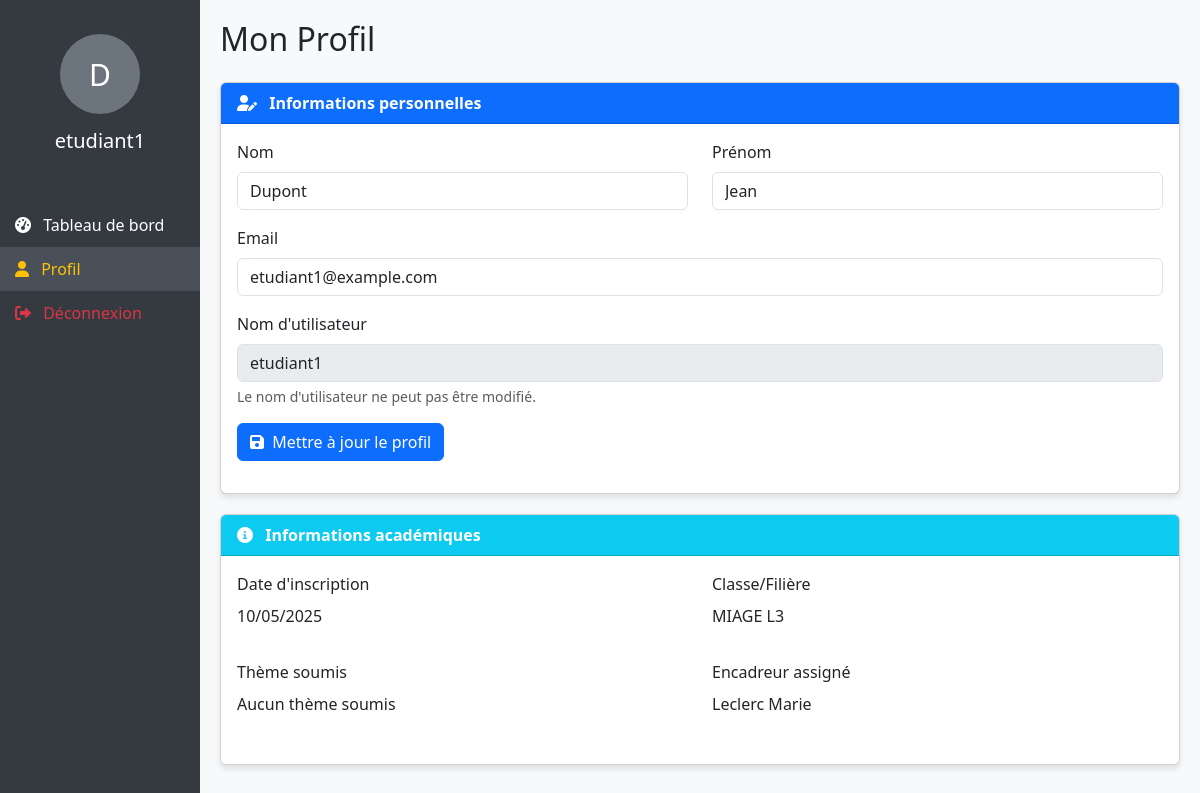
The page /index.php?controller=etudiant&action=profile (signed in) on the database its author committed.
### tables this page shows
CREATE TABLE IF NOT EXISTS etudiants (
  id INT PRIMARY KEY,
  nom VARCHAR(50) NOT NULL,
  prenom VARCHAR(50) NOT NULL,
  email VARCHAR(100) NOT NULL,
  classe VARCHAR(50) DEFAULT NULL,
  theme VARCHAR(255) DEFAULT NULL,
  binome TINYINT(1) DEFAULT 0,
  fichier_pdf VARCHAR(255) DEFAULT NULL,
  form_submitted TINYINT(1) DEFAULT 0,
  date_soumission DATETIME DEFAULT NULL,
  date_modification DATETIME DEFAULT NULL,
  role VARCHAR(20) DEFAULT 'etudiant',
  created_at DATETIME DEFAULT CURRENT_TIMESTAMP,
  FOREIGN KEY (id) REFERENCES users(id) ON DELETE CASCADE
);

CREATE TABLE IF NOT EXISTS users (
  id INT PRIMARY KEY AUTO_INCREMENT,
  username VARCHAR(50) NOT NULL,
  email VARCHAR(100) NOT NULL UNIQUE,
  password VARCHAR(255) NOT NULL,
  role ENUM('admin', 'etudiant', 'encadreur') NOT NULL,
  created_at DATETIME DEFAULT CURRENT_TIMESTAMP
);

CREATE TABLE IF NOT EXISTS encadreurs (
  id INT PRIMARY KEY AUTO_INCREMENT,
  nom VARCHAR(50) NOT NULL,
  prenom VARCHAR(50) NOT NULL,
  email VARCHAR(100) DEFAULT NULL,
  competences VARCHAR(255) DEFAULT NULL,
  mot_de_passe VARCHAR(255) DEFAULT NULL,
  date_creation DATETIME DEFAULT CURRENT_TIMESTAMP
);

### controllers/etudiantController.php (called while the page is built, shortened)
<?php
class EtudiantController {
    public function profile() {
        $etudiantId = $_SESSION['user']['id'];
        $db = Database::getConnection();
        $stmt = $db->prepare("
            SELECT e.*, u.username,
                   enc.nom AS encadreur_nom, enc.prenom AS encadreur_prenom
            FROM etudiants e
            JOIN users u ON e.id = u.id
            LEFT JOIN affectations a ON e.id = a.etudiant_id
            LEFT JOIN encadreurs enc ON a.encadreur_id = enc.id
            WHERE e.id = ?
        ");
        $stmt->execute([$etudiantId]);
        $etudiant = $stmt->fetch(PDO::FETCH_ASSOC);
        include 'views/etudiant/profile.php';
    }
}
?>

### views/etudiant/profile.php (the view, shortened to what this page needs)
<!DOCTYPE html>
<html lang="fr">
<head>
  <link href="https://cdn.jsdelivr.net/npm/bootstrap@5.3.0/dist/css/bootstrap.min.css" rel="stylesheet">
  <link rel="stylesheet" href="https://cdnjs.cloudflare.com/ajax/libs/font-awesome/6.0.0/css/all.min.css">
</head>
<body>
<div class="container-fluid">
  <div class="row">
    <div class="col-md-3 col-lg-2 sidebar p-0">
      <div class="text-center py-4 mb-3">
        <a href="index.php?controller=etudiant&action=profile">
          <div class="avatar"><?= strtoupper(substr($etudiant['nom'] ?? 'E', 0, 1)) ?></div>
          <h5 class="mb-0"><?= htmlspecialchars($etudiant['username'] ?? 'Étudiant') ?></h5>
        </a>
      </div>
      <ul class="nav flex-column">
        <li class="nav-item">
          <a href="index.php?controller=etudiant&action=dashboard" class="nav-link">
            <i class="fas fa-tachometer-alt me-2"></i> Tableau de bord
          </a>
        </li>
        <li class="nav-item">
          <a href="index.php?controller=etudiant&action=profile" class="nav-link active">
            <i class="fas fa-user me-2"></i> Profil
          </a>
        </li>
        <li class="nav-item">
          <a href="index.php?controller=auth&action=logout" class="nav-link text-danger">
            <i class="fas fa-sign-out-alt me-2"></i> Déconnexion
          </a>
        </li>
      </ul>
    </div>
    <div class="col-md-9 col-lg-10 content">
      <h2 class="mb-4">Mon Profil</h2>
      <?php if (isset($etudiant) && is_array($etudiant)): ?>
        <div class="card">
          <div class="card-header bg-primary text-white">
            <i class="fas fa-user-edit me-2"></i> Informations personnelles
          </div>
          <div class="card-body">
            <form method="POST" action="index.php?controller=etudiant&action=updateProfile">
              <div class="row">
                <div class="col-md-6 mb-3">
                  <label for="nom" class="form-label">Nom</label>
                  <input type="text" class="form-control" name="nom" id="nom"
                         value="<?= htmlspecialchars($etudiant['nom'] ?? '') ?>" required>
                </div>
                <div class="col-md-6 mb-3">
                  <label for="prenom" class="form-label">Prénom</label>
                  <input type="text" class="form-control" name="prenom" id="prenom"
                         value="<?= htmlspecialchars($etudiant['prenom'] ?? '') ?>" required>
                </div>
              </div>
              <div class="mb-3">
                <label for="email" class="form-label">Email</label>
                <input type="email" class="form-control" name="email" id="email"
                       value="<?= htmlspecialchars($etudiant['user_email'] ?? $etudiant['email'] ?? '') ?>" required>
              </div>
              <div class="mb-3">
                <label for="username" class="form-label">Nom d'utilisateur</label>
                <input type="text" class="form-control" id="username"
                       value="<?= htmlspecialchars($etudiant['username'] ?? '') ?>" disabled>
                <div class="form-text">Le nom d'utilisateur ne peut pas être modifié.</div>
              </div>
              <div class="mb-3">
                <button type="submit" name="updateProfile" class="btn btn-primary">
                  <i class="fas fa-save me-1"></i> Mettre à jour le profil
                </button>
              </div>
            </form>
          </div>
        </div>
        <div class="card">
          <div class="card-header bg-info text-white">
            <i class="fas fa-info-circle me-2"></i> Informations académiques
          </div>
          <div class="card-body">
            <div class="row">
              <div class="col-md-6 mb-3">
                <label class="form-label">Date d'inscription</label>
                <p class="form-control-static">
                  <?= isset($etudiant['created_at']) ? date('d/m/Y', strtotime($etudiant['created_at'])) : 'Non disponible' ?>
                </p>
              </div>
              <div class="col-md-6 mb-3">
                <label class="form-label">Classe/Filière</label>
                <p class="form-control-static">
                  <?= htmlspecialchars($etudiant['classe'] ?? 'Non spécifiée') ?>
                </p>
              </div>
            </div>
            <div class="row">
              <div class="col-md-6 mb-3">
                <label class="form-label">Thème soumis</label>
                <p class="form-control-static">
                  <?= $etudiant['theme'] ? htmlspecialchars($etudiant['theme']) : 'Aucun thème soumis' ?>
                </p>
              </div>
              <div class="col-md-6 mb-3">
                <label class="form-label">Encadreur assigné</label>
                <p class="form-control-static">
                  <?php if (isset($etudiant['encadreur_nom']) && $etudiant['encadreur_nom']): ?>
                    <?= htmlspecialchars($etudiant['encadreur_nom'] . ' ' . $etudiant['encadreur_prenom']) ?>
                  <?php else: ?>
                    <span class="text-warning">Aucun encadreur assigné</span>
                  <?php endif; ?>
                </p>
              </div>
            </div>
          </div>
        </div>
      <?php else: ?>
        <div class="alert alert-danger">
          <i class="fas fa-exclamation-circle me-2"></i> Erreur : Les informations de votre profil sont introuvables.
        </div>
      <?php endif; ?>
    </div>
  </div>
</div>
</body>
</html>

### views/etudiant/profile.php (style rules this page uses)
body { background-color: #f8f9fa; }
.sidebar { min-height: 100vh; background-color: #343a40; color: white; padding-top: 20px; }
.sidebar a { color: white; text-decoration: none; padding: 10px 15px; display: block; transition: all 0.3s; }
.sidebar a:hover, .sidebar a.active { background-color: #495057; color: #ffc107; }
.avatar { width: 80px; height: 80px; border-radius: 50%; background-color: #6c757d; display: flex; align-items: center; justify-content: center; font-size: 30px; color: white; margin: 0 auto 15px; }
.content { padding: 20px; }
.card { margin-bottom: 20px; box-shadow: 0 4px 6px rgba(0,0,0,.1); }
.card-header { font-weight: bold; }

### rows shown on the page
etudiants: nom "D", id.username "etudiant1", nom "Dupont", prenom "Jean", email "etudiant1@example.com", created_at "10/05/2025", classe "MIAGE L3", encadreurs.nom+prenom "Leclerc Marie"
